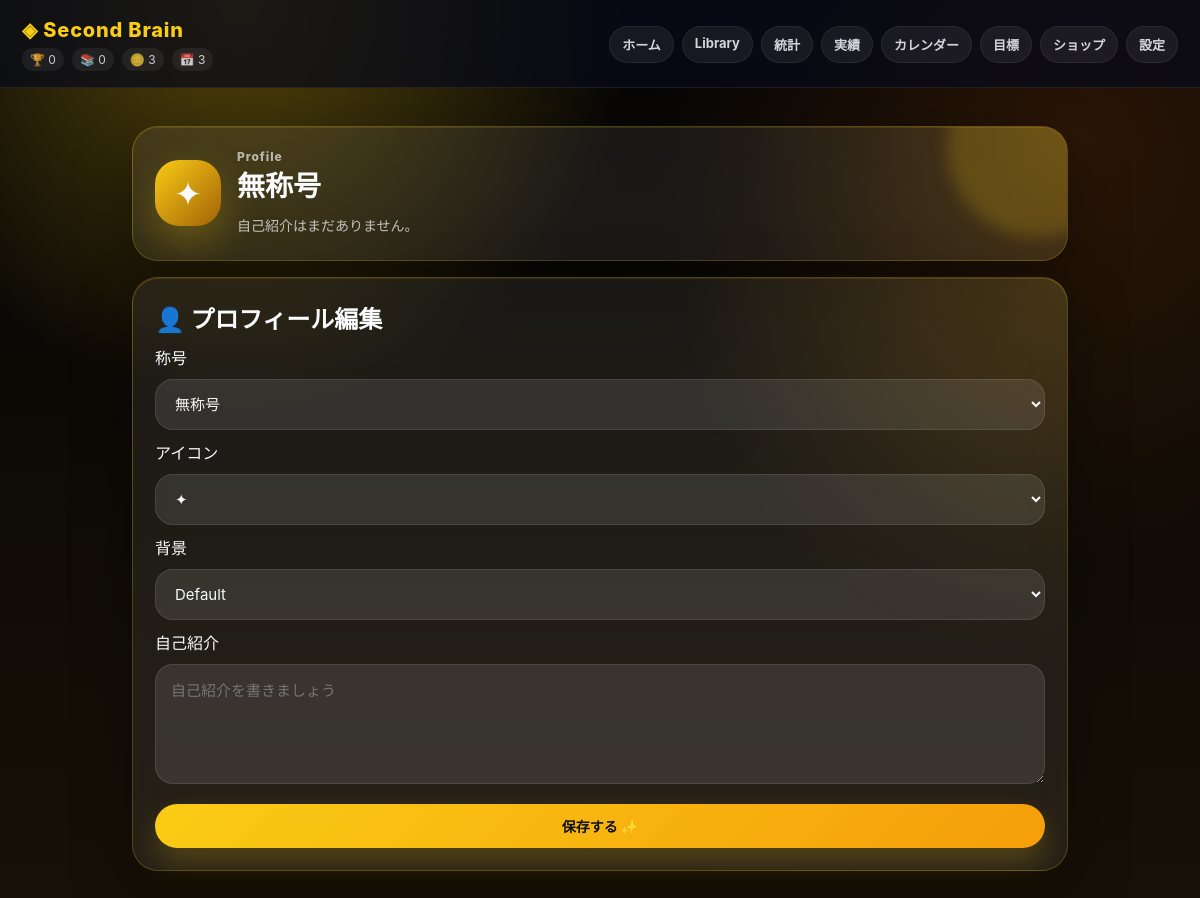
/profile, run on the app's committed database.
### tables this page shows
CREATE TABLE profile (
        id INTEGER PRIMARY KEY,
        title TEXT DEFAULT '無称号',
        icon TEXT DEFAULT '✦',
        background TEXT DEFAULT 'default',
        bio TEXT DEFAULT '',
        coins INTEGER DEFAULT 0
    );

### app.py (the view, shortened to what this page needs)
@app.route("/profile", methods=["GET", "POST"])
def profile():
    return render_template(
        "profile.html",
        profile=get_profile(),
        titles=load_titles(),
        icons=load_icons(),
        backgrounds=load_backgrounds(),
        stats=life_stats(),
        theme=session["theme"]
    )

### app.py (called while the page is built)
def give_login_bonus():
    today = date.today().strftime("%Y-%m-%d")
    conn = connect()
    c = conn.cursor()
    c.execute("""
    INSERT INTO login_days
    (date_key, created_at)
    VALUES (?, ?)
    ON CONFLICT (date_key) DO NOTHING
    """, (
        today,
        datetime.now().isoformat()
    ))
    if c.rowcount == 1:
        c.execute("""
        UPDATE profile
        SET coins = coins + 1
        WHERE id = 1
        """)
    conn.commit()
    conn.close()

@app.before_request
def before():
    if "theme" not in session:
        session["theme"] = "gold"
    if not is_owned(session["theme"]):
        session["theme"] = "gold"
    if not session.get("login_checked"):
        give_login_bonus()
        session["login_checked"] = True

### modules/database.py (called while the page is built)
def is_postgres():
    return bool(DATABASE_URL)

def connect():
    if is_postgres():
        import psycopg2
        conn = psycopg2.connect(DATABASE_URL)
        return PostgresConnection(conn)
    db_dir = os.path.dirname(DB_PATH)
    if db_dir:
        os.makedirs(db_dir, exist_ok=True)
    conn = sqlite3.connect(DB_PATH)
    conn.row_factory = sqlite3.Row
    return conn

### modules/profile.py (called while the page is built)
def load_json(path, fallback):
    if not os.path.exists(path):
        return fallback
    with open(path, "r", encoding="utf-8") as file:
        return json.load(file)

def load_titles():
    return load_json("data/titles.json", ["無称号"])

def load_icons():
    return load_json("data/icons.json", ["✦"])

def load_backgrounds():
    return load_json("data/backgrounds.json", [])

def get_profile():
    conn = connect()
    c = conn.cursor()
    c.execute("SELECT * FROM profile WHERE id = 1")
    row = c.fetchone()
    conn.close()
    return dict(row)

### modules/stats.py (called while the page is built)
def count_table(table):
    conn = connect()
    c = conn.cursor()
    c.execute(f"SELECT COUNT(*) AS count FROM {table}")
    row = c.fetchone()
    conn.close()
    return row["count"]

def done_goals_count():
    conn = connect()
    c = conn.cursor()
    c.execute("SELECT COUNT(*) AS count FROM goals WHERE done = 1")
    row = c.fetchone()
    conn.close()
    return row["count"]

def category_counts():
    conn = connect()
    c = conn.cursor()
    c.execute("""
    SELECT category, COUNT(*) AS count
    FROM logs
    GROUP BY category
    ORDER BY count DESC
    """)
    rows = c.fetchall()
    conn.close()
    return rows

### modules/themes.py (called while the page is built)
def load_themes():
    if not os.path.exists(THEME_FILE):
        return []
    with open(THEME_FILE, "r", encoding="utf-8") as file:
        return json.load(file)

### templates/profile.html
{% extends "base.html" %}
{% block content %}
<section class="card profile-card {{ profile.background }}">
    <div class="profile-top">
        <div class="profile-icon">{{ profile.icon }}</div>
        <div>
            <div class="sub">Profile</div>
            <h1>{{ profile.title }}</h1>
            {% if profile.bio %}
                <p>{{ profile.bio }}</p>
            {% else %}
                <p class="muted">自己紹介はまだありません。</p>
            {% endif %}
        </div>
    </div>
</section>
<section class="card">
    <h2>👤 プロフィール編集</h2>
    <form method="post" action="/profile" class="stack-form">
        <label>称号</label>
        <select name="title">
            {% for title in titles %}
                <option value="{{ title }}" {% if profile.title == title %}selected{% endif %}>
                    {{ title }}
                </option>
            {% endfor %}
        </select>
        <label>アイコン</label>
        <select name="icon">
            {% for icon in icons %}
                <option value="{{ icon }}" {% if profile.icon == icon %}selected{% endif %}>
                    {{ icon }}
                </option>
            {% endfor %}
        </select>
        <label>背景</label>
        <select name="background">
            {% for background in backgrounds %}
                <option value="{{ background.class }}" {% if profile.background == background.class %}selected{% endif %}>
                    {{ background.name }}
                </option>
            {% endfor %}
        </select>
        <label>自己紹介</label>
        <textarea name="bio" placeholder="自己紹介を書きましょう">{{ profile.bio }}</textarea>
        <button>保存する ✨</button>
    </form>
</section>
{% endblock %}

### templates/base.html (shortened to what this page needs)
<!DOCTYPE html>
<html lang="ja">
<head>
    <link rel="stylesheet" href="/static/style.css">
</head>
<body class="{{ theme }}">
<header>
    <div class="title-row">
        <div class="title">◈ Second Brain</div>
        {% if profile and stats %}
        <div class="top-mini-stats">
            <span>🏆 {{ stats.achievements }}</span>
            <span>📚 {{ stats.library }}</span>
            <span>🪙 {{ profile.coins }}</span>
            <span>📅 {{ stats.login }}</span>
        </div>
        {% endif %}
    </div>
    <nav class="tabs" id="tabs">
        <a href="/" data-path="/">ホーム</a>
        <a href="/library" data-path="/library">Library</a>
        <a href="/statistics" data-path="/statistics">統計</a>
        <a href="/achievements" data-path="/achievements">実績</a>
        <a href="/calendar" data-path="/calendar">カレンダー</a>
        <a href="/goals" data-path="/goals">目標</a>
        <a href="/shop" data-path="/shop">ショップ</a>
        <a href="/settings" data-path="/settings">設定</a>
    </nav>
</header>
<main>
    {% block content %}
    {% endblock %}
</main>
</body>
</html>

### static/style.css (style rules this page uses)
* { box-sizing:border-box; }
body { margin:0; padding-top:env(safe-area-inset-top); font-family:-apple-system,BlinkMacSystemFont,"Helvetica Neue","Hiragino Sans","Yu Gothic",sans-serif; color:#f8fafc; min-height:100vh; background:#0b1020; }
main { width:100%; max-width:980px; margin:0 auto; padding:22px; }
.gold { background: radial-gradient(circle at 30% 0%, rgba(245,158,11,0.28), transparent 30%), radial-gradient(circle at 100% 20%, rgba(250,204,21,0.18), transparent 28%), linear-gradient(180deg,#050505 0%,#16110a 100%); }
header { padding:calc(env(safe-area-inset-top) + 18px) 22px 16px; display:flex; justify-content:space-between; align-items:center; gap:16px; flex-wrap:wrap; position:sticky; top:0; z-index:20; background:rgba(8,10,25,0.72); backdrop-filter:blur(20px); -webkit-backdrop-filter:blur(20px); border-bottom:1px solid rgba(255,255,255,0.08); }
.title { font-size:20px; font-weight:800; }
.tabs { display:flex; gap:8px; flex-wrap:wrap; }
.tabs a { color:inherit; text-decoration:none; font-size:13px; font-weight:700; padding:8px 12px; border-radius:999px; background:rgba(255,255,255,0.08); border:1px solid rgba(255,255,255,0.08); opacity:0.85; }
.card { margin:16px 0; padding:22px; border-radius:26px; background:rgba(255,255,255,0.08); border:1px solid rgba(255,255,255,0.12); box-shadow:0 20px 60px rgba(0,0,0,0.28); backdrop-filter:blur(22px); -webkit-backdrop-filter:blur(22px); }
.gold .card { border:1px solid rgba(250,204,21,0.22); box-shadow:0 20px 60px rgba(0,0,0,0.35), inset 0 1px 0 rgba(250,204,21,0.12); }
.card h1,.card h2,.card h3 { margin:0 0 10px; }
.card p { line-height:1.7; }
.sub { font-size:12px; font-weight:800; letter-spacing:0.08em; opacity:0.65; }
.muted { opacity:0.68; font-size:14px; }
.profile-card { background: radial-gradient(circle at top right, rgba(196,181,253,0.28), transparent 40%), rgba(255,255,255,0.09); }
.gold .profile-card { background: radial-gradient(circle at top right, rgba(250,204,21,0.22), transparent 40%), rgba(255,255,255,0.07); }
.profile-top { display:flex; gap:16px; align-items:center; }
.profile-icon { width:66px; height:66px; display:flex; align-items:center; justify-content:center; border-radius:24px; font-size:34px; background:linear-gradient(135deg,#c4b5fd,#7c3aed); box-shadow:0 16px 40px rgba(124,58,237,0.35); }
.gold .profile-icon { background:linear-gradient(135deg,#facc15,#a16207); box-shadow:0 16px 40px rgba(250,204,21,0.28); }
.profile-card h1 { font-size:28px; }
.profile-card p { margin:0; opacity:0.72; }
textarea,input,select { width:100%; border:none; outline:none; border-radius:18px; padding:14px 15px; font-size:15px; font-family:inherit; color:inherit; background:rgba(255,255,255,0.10); border:1px solid rgba(255,255,255,0.10); }
textarea { min-height:120px; resize:vertical; }
button { margin-top:10px; border:none; border-radius:999px; padding:12px 18px; color:white; font-weight:800; font-size:14px; font-family:inherit; background:linear-gradient(135deg,#8b5cf6,#6366f1); box-shadow:0 14px 30px rgba(99,102,241,0.25); cursor:pointer; }
.gold button { color:#111; background:linear-gradient(135deg,#facc15,#f59e0b); box-shadow:0 14px 30px rgba(250,204,21,0.22); }
.stack-form { display:flex; flex-direction:column; gap:10px; }
html { background:#090b1f; min-height:100%; overscroll-behavior:none; }
body { background-attachment:fixed; overscroll-behavior:none; }
.gold .title { color:#facc15; }
.gold .card { background: radial-gradient(circle at top right, rgba(250,204,21,0.12), transparent 35%), rgba(255,255,255,0.07); }
.profile-card { position:relative; overflow:hidden; }
.profile-card::after { content:""; position:absolute; width:180px; height:180px; right:-60px; top:-70px; border-radius:999px; background:rgba(196,181,253,.18); filter:blur(8px); pointer-events:none; }
.gold .profile-card::after { background:rgba(250,204,21,.18); }
.profile-icon { flex-shrink:0; }
.title-row { display:flex; flex-direction:column; gap:6px; }
.top-mini-stats { display:flex; gap:8px; flex-wrap:wrap; font-size:12px; opacity:.8; }
.top-mini-stats span { padding:4px 8px; border-radius:999px; background:rgba(255,255,255,.08); }
.gold { background: radial-gradient(circle at 20% 0%, rgba(250,204,21,.32), transparent 30%), radial-gradient(circle at 90% 15%, rgba(180,83,9,.20), transparent 32%), linear-gradient(180deg,#050505 0%,#171006 100%); }
.title { letter-spacing:.04em; }

### data on the page
profile: coins "3", icon "✦", title "無称号"

### other printed values
{{ stats.achievements }} "0"
{{ stats.library }} "0"
{{ stats.login }} "3"
form field background "Default"
